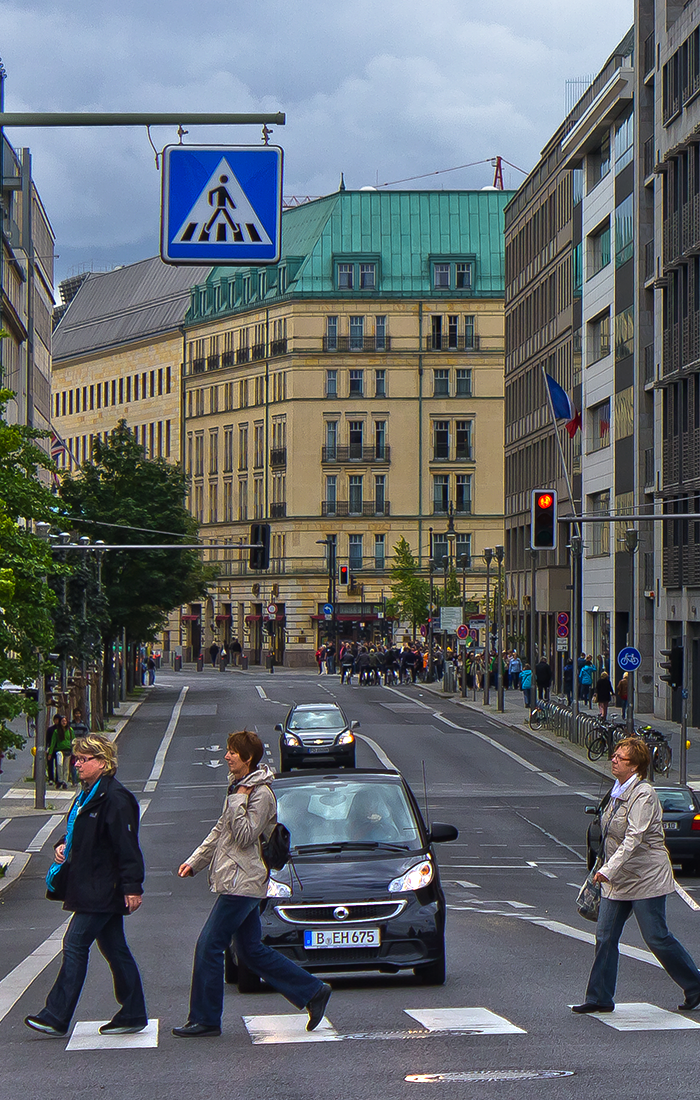
#> input picture data/test/001_L.png, 700 x 1100 px, found by its file name
$ python -i essential.py   (imports and definitions only)
#> lines starting #> are read from the running program, lines starting #| are printed output that depends on the picture
#%%
import numpy as np
import cv2
import os
#%%
BASE = os.getcwd()
img1_path = os.path.join(BASE, "data","test","001_L.png")
img2_path = os.path.join(BASE, "data","test","001_R.png")

#%%
class RootSIFT:
    def __init__(self):
        self.extractor = cv2.xfeatures2d.SIFT_create()

    def compute(self, image, kps, eps=1e-7):
        (kps, descs) = self.extractor.compute(image, kps)
        if len(kps) == 0:
            return ([], None)

        descs /= (descs.sum(axis=1, keepdims=True) + eps)
        descs = np.sqrt(descs)
        return (kps, descs)

#%%
def rootSIFT(img_path, resize = False, n_kp = 100):
#> called with img_path = 'scripts/data/test/001_L.png', resize = False, n_kp = 0
    image = cv2.imread(img_path)
#> image is the input picture: shape (1100, 700, 3); mean B, G, R 108.2, 104.1, 99.1
    gray = cv2.cvtColor(image, cv2.COLOR_BGR2GRAY)
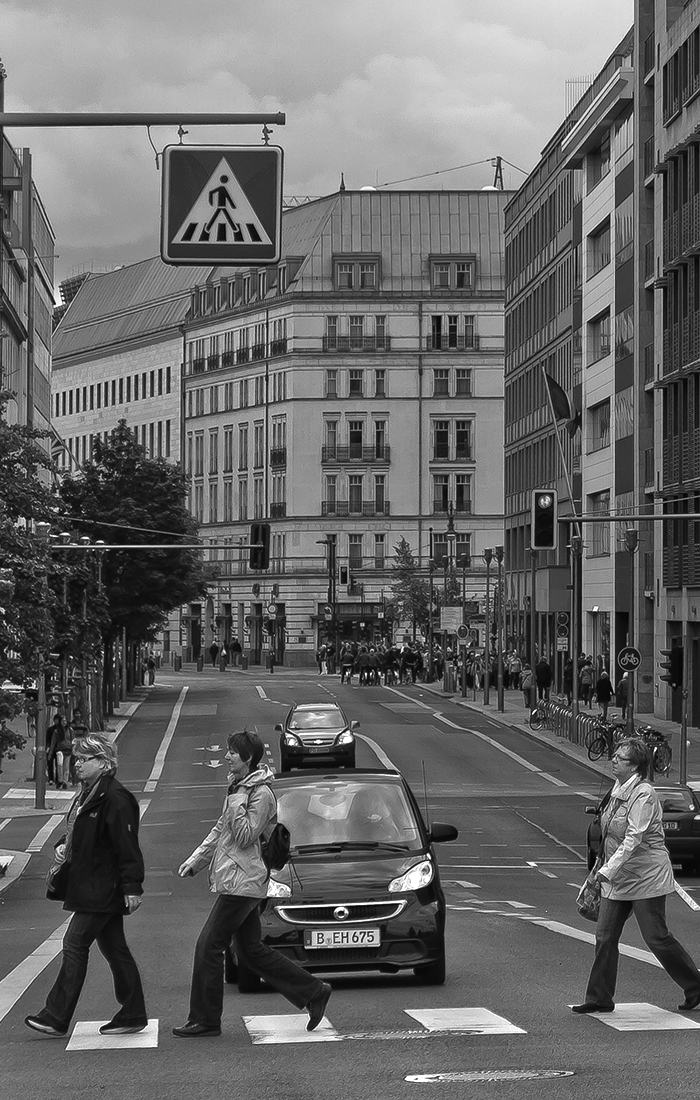
#> gray: shape (1100, 700); min 0, max 255, mean 103.1
    if resize:
        scale_percent = 10    # percent of original size
        width = int(image.shape[1] * scale_percent / 100)
        height = int(image.shape[0] * scale_percent / 100)
        dim = (width, height)
        gray = cv2.resize(gray, dim, interpolation = cv2.INTER_AREA)
    if n_kp == 0:
        sift = cv2.xfeatures2d.SIFT_create()
    else:
        sift = cv2.xfeatures2d.SIFT_create(n_kp)

    (kps, descs) = sift.detectAndCompute(gray, None)
#> kps = 4251 keypoints; strongest (x, y, size): (379, 673, 1.9), (655, 748, 2), (428, 855, 2.4), (402, 650, 1.9)
    rs = RootSIFT()
    (kps, descs) = rs.compute(gray, kps)

    pos = [np.array([x.pt[0], x.pt[1]]) for x in kps]
#> pos = 4251 pairs, first value 2.48 to 696.4, second value 30.22 to 1085.4

    # return np.array(pos)
    return kps, descs


#%%
kp1, desc1 = rootSIFT(img1_path,n_kp=0)
#> kp1 has the same summary as kps in rootSIFT
kp2, desc2 = rootSIFT(img1_path,n_kp=0)
#> kp2 has the same summary as kps in rootSIFT

FLANN_INDEX_KDTREE = 0
index_params = dict(algorithm = FLANN_INDEX_KDTREE, trees = 5)
search_params = dict(checks=50)

flann = cv2.FlannBasedMatcher(index_params,search_params)
matches = flann.knnMatch(desc1,desc2,k=2)
#> matches = 4251 matches

#%%
good = []
pts1 = []
pts2 = []

# ratio test as per Lowe's paper
# [5 lines not run here, left out]

#%%

pts1 = np.int32(pts1)
pts2 = np.int32(pts2)

# [2 lines not run here, left out]


#%%
# [1 line that did not run here, left out]

#%%
# [1 line not run here, left out]

>>> result = rootSIFT('../data/test/001_L.png')
#> in rootSIFT (call 3), `(kps, descs) = sift.detectAndCompute(gray, None)`: kps = 100 keypoints; strongest (x, y, size): (379, 673, 1.9), (655, 748, 2), (428, 855, 2.4), (402, 650, 1.9)

$ run again, on data/test/test_kp_L.png
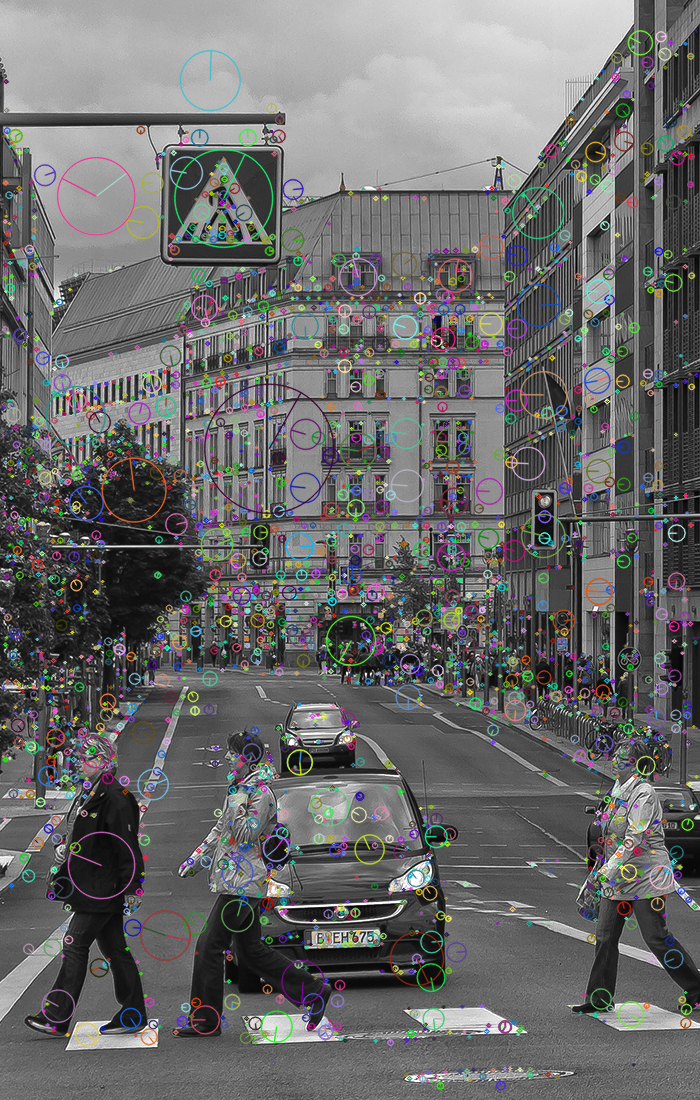
#> input picture data/test/test_kp_L.png, 700 x 1100 px
#> in rootSIFT, image is the input picture: shape (1100, 700, 3); mean B, G, R 106.2, 106.3, 106.2
#> in rootSIFT (call 3), `gray = cv2.cvtColor(image, cv2.COLOR_BGR2GRAY)`:
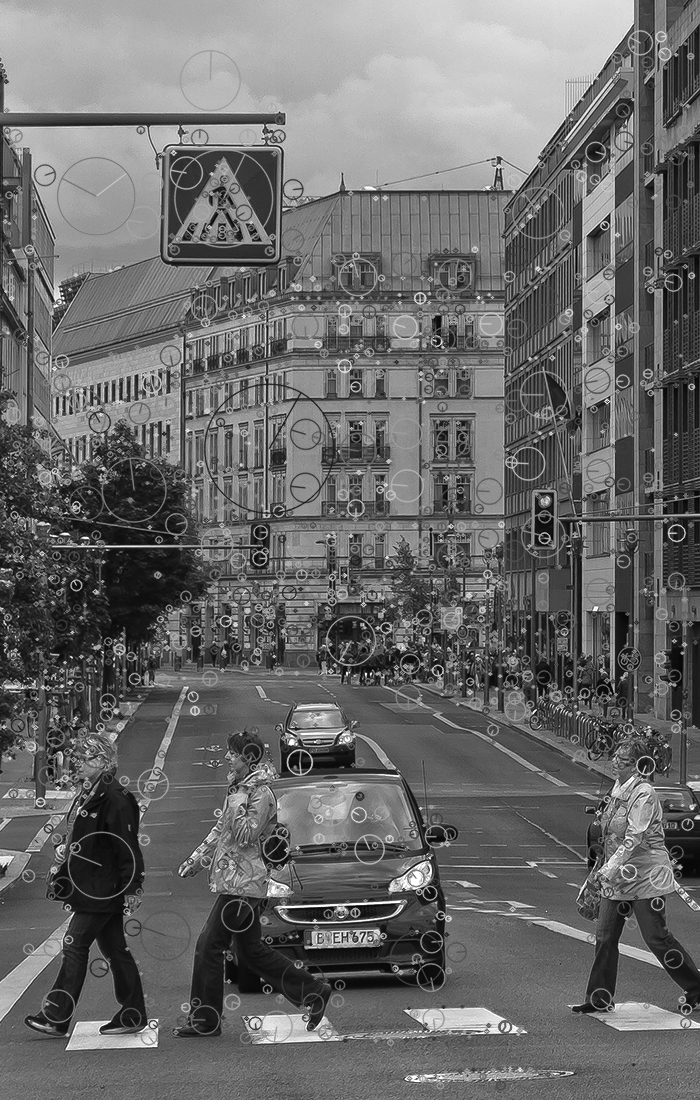
#> gray: shape (1100, 700); min 0, max 255, mean 106.3
#> in rootSIFT (call 3), `(kps, descs) = sift.detectAndCompute(gray, None)`: kps = 101 keypoints; strongest (x, y, size): (62, 686, 2.3), (291, 742, 4), (65, 662, 2.2), (274, 656, 2)
#> pos = 101 pairs, first value 5.52 to 692, second value 250.2 to 1031.6

$ run again, on data/test/test_kp_R.png
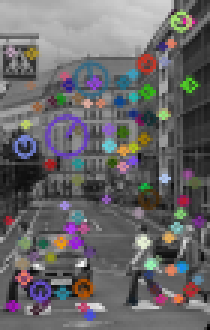
#> input picture data/test/test_kp_R.png, 70 x 110 px (shown 3 times larger)
#> in rootSIFT, image is the input picture: shape (110, 70, 3); mean B, G, R 105, 103.2, 105.5
#> in rootSIFT (call 3), `gray = cv2.cvtColor(image, cv2.COLOR_BGR2GRAY)`:
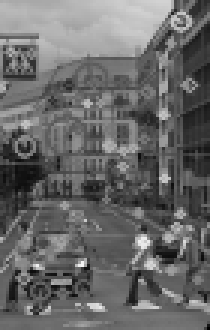
#> gray: shape (110, 70) (shown 3 times larger); min 0, max 246, mean 104.1
#> in rootSIFT (call 3), `(kps, descs) = sift.detectAndCompute(gray, None)`: kps = 96 keypoints; strongest (x, y, size): (48, 80, 3.2), (55, 59, 2.4), (50, 88, 2.8), (54, 38, 2.6)
#> pos = 96 pairs, first value 2.47 to 66.09, second value 7.83 to 104.8
